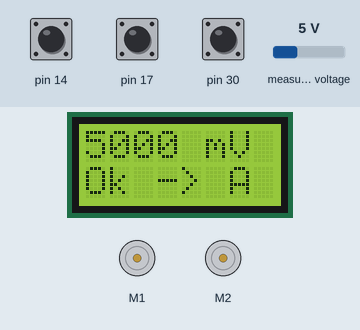
The sketch below on a simulated Arduino Leonardo, built with avr-gcc and run on an emulated ATmega32U4. Parts: 8×2 character LCD, 2 × DC motor (green arrow = forward, orange = backward, longer = faster). The inputs (shaded band) are chosen by the test bench; at power-on: pin 14 HIGH, pin 17 HIGH, pin 30 HIGH, measured voltage 5 V.

Above: at 0.9 s.
1.0 s: pin 14 pulled LOW for 0.15 s
At 1.4 s:
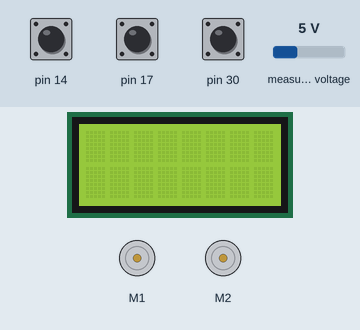
At 3.5 s:
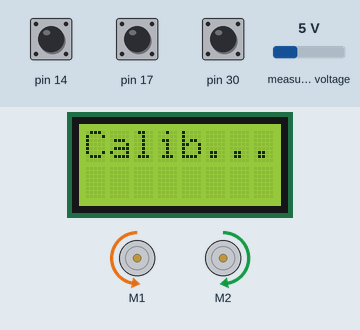
4.1 s: pin 14 pulled LOW for 1 s
At 5.5 s:
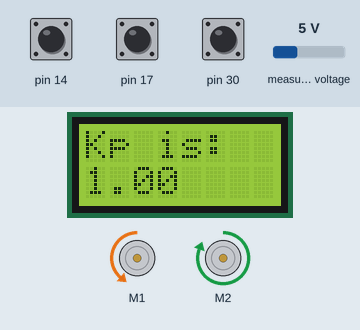
Timing chart, 0 to 7.1 s (numbered marks = the images above; inputs shaded):
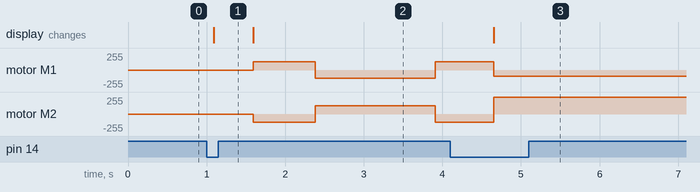

Measured:
- after the input at 1.0 s, motor M1: stopped → forward 127/255 after 0.59 s, → backward 127/255 0.79 s later, → forward 127/255 1.5 s later; motor M2: stopped → backward 127/255 after 0.59 s, → forward 127/255 0.79 s later, → backward 127/255 1.5 s later; the display: changes after 0.09 s (image 1)
- after the input at 4.1 s, motor M1: forward 127/255 → backward 95/255 after 0.55 s; motor M2: backward 127/255 → forward 255/255 after 0.55 s; the display: changes after 0.55 s (image 3)

The sketch:

pControllerLineSensor.ino
```cpp
#include <Zumo32U4.h>

Zumo32U4LineSensors sensors;
Zumo32U4ButtonA buttonA;
Zumo32U4ButtonB buttonB;
Zumo32U4ButtonC buttonC;
Zumo32U4Motors motors;
Zumo32U4LCD lcd;

#define sensorCount 5
unsigned int sensorValues[sensorCount];
unsigned int middleSensor;
int edgeValue = 500;
int avSpeed = 350;
int leftSpeed;
int rightSpeed;
float kp = 1;
int e;
int deltaSpeed;

void setup() {
  testBattery();
  sensors.initFiveSensors();
  lcd.print("Calib...");
  autoCalibration();
  lcd.gotoXY(0, 1);
  lcd.print("Go -> A");
  buttonA.waitForPress();
  lcd.clear();
}

void loop() {
  sensors.readCalibrated(sensorValues);
  followEdge();
}

void followEdge() {
  lcd.print("Kp is: ");
  lcd.gotoXY(0, 1);
  lcd.print(kp);
  lcd.gotoXY(0, 0);
  if (buttonB.getSingleDebouncedPress()) {
    kp = kp + 0.05;
  }
  if (buttonC.getSingleDebouncedPress()) {
    kp = kp - 0.05;
  }
  middleSensor = sensorValues[2];
  e = edgeValue - middleSensor;
  deltaSpeed = kp * e;
  leftSpeed = avSpeed - deltaSpeed;
  rightSpeed = avSpeed + deltaSpeed;
  motors.setSpeeds(leftSpeed, rightSpeed);
}

void autoCalibration() {
  for (int i = 0; i < 120; i++) {
    if (i > 30 && i <= 90) {
      motors.setSpeeds(-200, 200);
    } else {
      motors.setSpeeds(200, -200);
    }
    sensors.calibrate();
  }
  motors.setSpeeds(0, 0);
}
```

testBattery.ino
```cpp
void testBattery() {
  int uMin = 4200;
  int uBat;
  while (!buttonA.isPressed()) {
    uBat = readBatteryMillivolts();
    lcd.gotoXY(0, 0); lcd.print(uBat); lcd.print(" mV");

    lcd.gotoXY(0, 1);
    if (uBat < uMin) {
      lcd.print("Too low!");
    }
    else {
      lcd.print("Ok -> A");
    }
    delay(100);
  }

  if (uBat < uMin) {
    lcd.clear();
    lcd.print("Change");
    lcd.gotoXY(0, 1);
    lcd.print("Battery");
    while (1);
  }
  else{
    lcd.clear();
  }
  delay(500);
}
```
